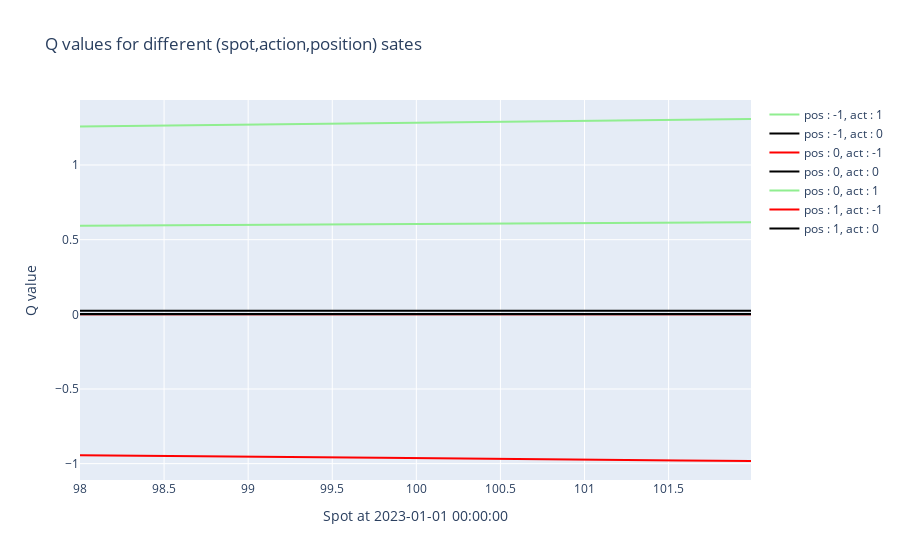

The cell this chart's notebook holds for it:
### Markdown cell above
Visualize Q

### Code cell
qanalysis = qp.QAnalyzer(test,final_qvf)
qanalysis.plot_snapshot()

### Figure 1 — Plotly figure (JSON) as saved in the notebook; plotly's stock layout.template omitted (floating-point values rounded to 4 significant figures; data arrays with more than 128 entries replaced by an {"elided": "..."} marker saying what was removed)
{"data": [{"line": {"color": "#90EE90"}, "mode": "lines", "name": "pos : -1, act : 1", "type": "scatter", "x": {"elided": "400 float values"}, "y": {"elided": "400 float values"}}, {"line": {"color": "black"}, "mode": "lines", "name": "pos : -1, act : 0", "type": "scatter", "x": {"elided": "400 float values"}, "y": {"elided": "400 float values"}}, {"line": {"color": "red"}, "mode": "lines", "name": "pos : 0, act : -1", "type": "scatter", "x": {"elided": "400 float values"}, "y": {"elided": "400 float values"}}, {"line": {"color": "black"}, "mode": "lines", "name": "pos : 0, act : 0", "type": "scatter", "x": {"elided": "400 float values"}, "y": {"elided": "400 float values"}}, {"line": {"color": "#90EE90"}, "mode": "lines", "name": "pos : 0, act : 1", "type": "scatter", "x": {"elided": "400 float values"}, "y": {"elided": "400 float values"}}, {"line": {"color": "red"}, "mode": "lines", "name": "pos : 1, act : -1", "type": "scatter", "x": {"elided": "400 float values"}, "y": {"elided": "400 int values"}}, {"line": {"color": "black"}, "mode": "lines", "name": "pos : 1, act : 0", "type": "scatter", "x": {"elided": "400 float values"}, "y": {"elided": "400 float values"}}], "layout": {"title": {"text": "Q values for different (spot,action,position) sates"}, "xaxis": {"title": {"text": "Spot at 2023-01-01 00:00:00"}}, "yaxis": {"title": {"text": "Q value"}}}}
